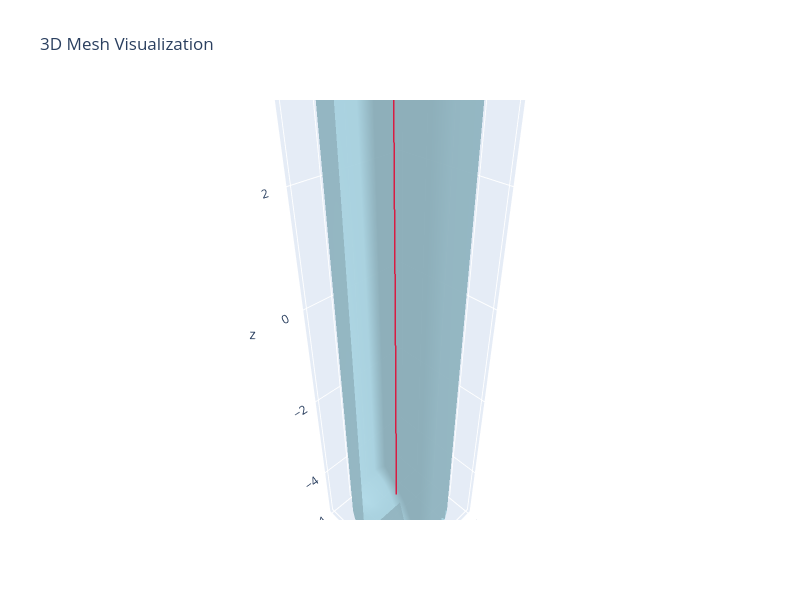

The notebook cell this image was saved under:
### Code cell
# plot mesh and skeleton
mm = MeshManager(mesh)
mm.visualize_mesh_3d(polylines=skeleton)
